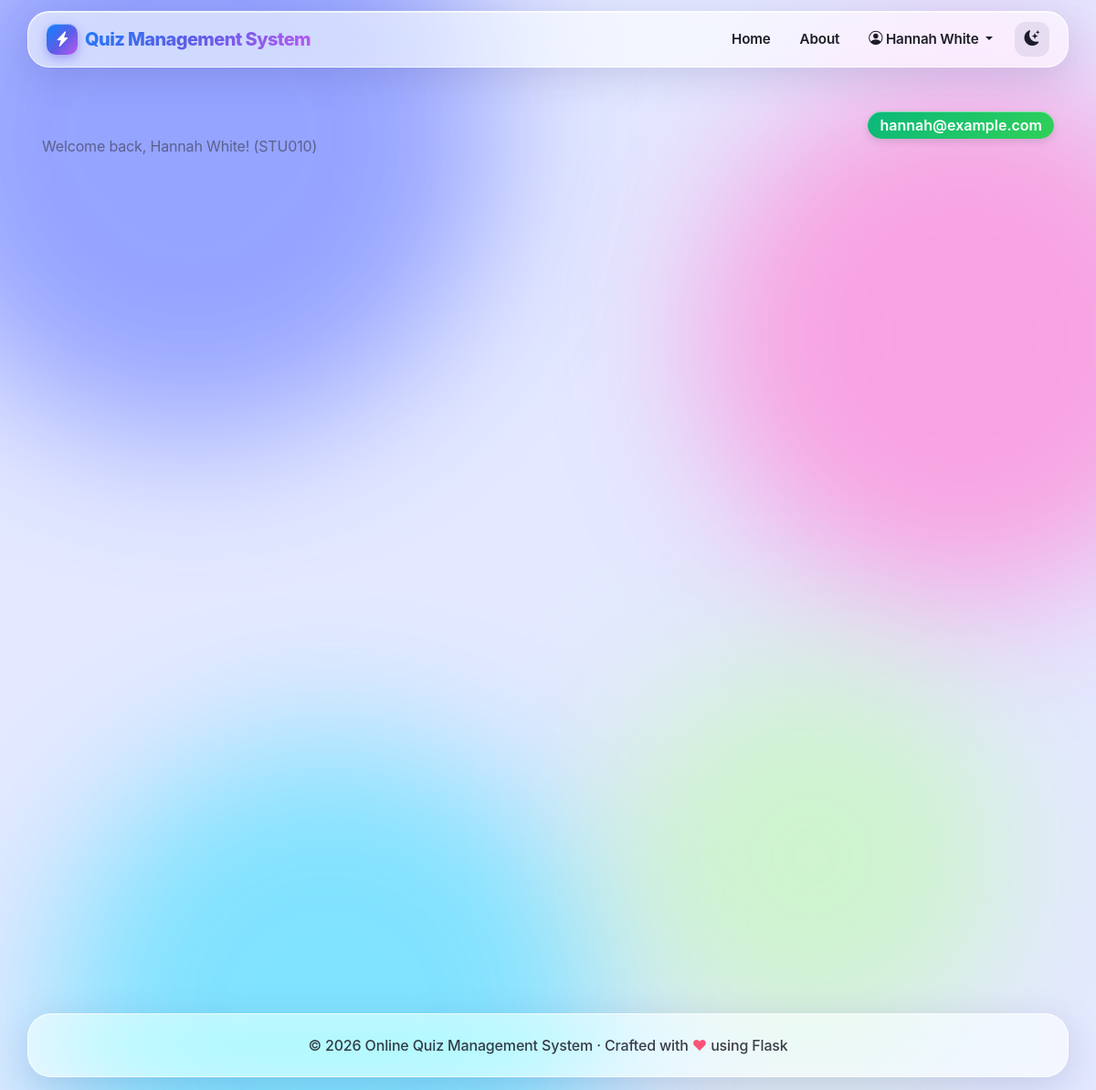
The app's page /student/dashboard (signed in) with its own data.
### models.py (models this page shows)
class Student(db.Model):
    id = db.Column(db.Integer, primary_key=True)
    name = db.Column(db.String(100), nullable=False)
    roll_number = db.Column(db.String(20), unique=True, nullable=False)
    email = db.Column(db.String(100), nullable=False)
    password = db.Column(db.String(255), nullable=False)
    created_at = db.Column(db.DateTime, default=datetime.now)

### app.py (the view)
@app.route('/student/dashboard')
@student_login_required
def student_dashboard():
    student_id = session.get('student_id')
    student = Student.query.get(student_id)
    available_quizzes = Quiz.query.all()
    attempts = QuizAttempt.query.filter_by(student_id=student_id).order_by(QuizAttempt.attempt_date.desc()).limit(5).all()
    return render_template('student_dashboard.html',
                         student=student,
                         available_quizzes=available_quizzes,
                         attempts=attempts)

### app.py (called while the page is built)
def student_login_required(f):
    @wraps(f)
    def decorated_function(*args, **kwargs):
        if 'student_id' not in session:
            flash('Please login as student to access this page.', 'danger')
            return redirect(url_for('student_login'))
        return f(*args, **kwargs)
    return decorated_function

### templates/student_dashboard.html (shortened to what this page needs)
{% extends "base.html" %}
{% block content %}
<div class="row mb-4">
    <div class="col-md-12">
        <div class="d-flex justify-content-between align-items-center">
            <div>
                <p class="text-muted mb-0">Welcome back, {{ student.name }}! ({{ student.roll_number }})</p>
            </div>
            <div class="text-end">
                <span class="badge bg-success fs-6">{{ student.email }}</span>
            </div>
        </div>
    </div>
</div>
<div class="row mb-4">
    <div class="col-md-4">
    </div>
    <div class="col-md-4">
    </div>
    <div class="col-md-4">
    </div>
</div>
<div class="row mb-4">
    <div class="col-md-4">
    </div>
    <div class="col-md-8">
    </div>
</div>
{% endblock %}

### templates/base.html (shortened to what this page needs)
<!DOCTYPE html>
<html lang="en" data-bs-theme="light">
<head>
    <link href="https://cdn.jsdelivr.net/npm/bootstrap@5.3.0/dist/css/bootstrap.min.css" rel="stylesheet">
    <link rel="stylesheet" href="https://cdn.jsdelivr.net/npm/bootstrap-icons@1.10.0/font/bootstrap-icons.css">
    <link rel="stylesheet" href="{{ url_for('static', filename='css/ios-theme.css') }}">
</head>
<body>
    <div class="aurora" aria-hidden="true"><span class="a1"></span><span class="a3"></span><span class="a4"></span></div>
    {% block navbar %}
    <nav class="navbar navbar-expand-lg">
        <div class="container">
            <a class="navbar-brand" href="{{ url_for('home') }}">
                <i class="bi bi-lightning-charge-fill"></i> Quiz Management System
            </a>
            <div class="collapse navbar-collapse" id="navbarNav">
                <ul class="navbar-nav ms-auto">
                    <li class="nav-item">
                        <a class="nav-link" href="{{ url_for('home') }}">Home</a>
                    </li>
                    <li class="nav-item">
                        <a class="nav-link" href="{{ url_for('about') }}">About</a>
                    </li>
                    {% if session.get('admin_id') %}
                    <li class="nav-item dropdown">
                        <a class="nav-link dropdown-toggle" href="#" data-bs-toggle="dropdown">
                            <i class="bi bi-person-circle"></i> {{ session.get('admin_name') }}
                        </a>
                        <ul class="dropdown-menu">
                            <li><a class="dropdown-item" href="{{ url_for('admin_dashboard') }}">Dashboard</a></li>
                            <li><hr class="dropdown-divider"></li>
                            <li><a class="dropdown-item" href="{{ url_for('admin_logout') }}">Logout</a></li>
                        </ul>
                    </li>
                    {% elif session.get('student_id') %}
                    <li class="nav-item dropdown">
                        <a class="nav-link dropdown-toggle" href="#" data-bs-toggle="dropdown">
                            <i class="bi bi-person-circle"></i> {{ session.get('student_name') }}
                        </a>
                    </li>
                    {% endif %}
                    <li class="nav-item ms-lg-2 d-flex align-items-center">
                        <button type="button" class="theme-toggle" id="themeToggle" aria-label="Toggle dark mode"><i class="bi bi-moon-stars-fill"></i></button>
                    </li>
                </ul>
            </div>
        </div>
    </nav>
    {% endblock %}
    <main class="page container">
        {% block content %}{% endblock %}
    </main>
    <footer class="footer">
        <div class="container text-center">
            <p>&copy; <span data-year>2026</span> Online Quiz Management System &middot; Crafted with <span class="heart">&hearts;</span> using Flask</p>
        </div>
    </footer>
</body>
</html>

### records on screen
Student: get "Hannah White", name "Hannah White", roll_number "STU010", email "hannah@example.com"
